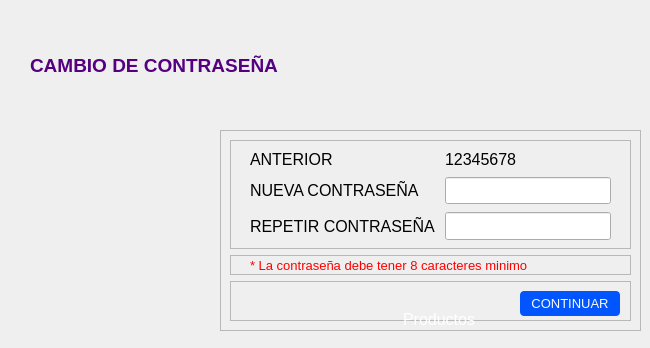
                 <widget class="QWidget" name="page_cuentaactualizarcredencial">
                  <widget class="QLabel" name="label_6">
                   <property name="geometry">
                    <rect>
                     <x>30</x>
                     <y>50</y>
                     <width>350</width>
                     <height>30</height>
                    </rect>
                   </property>
                   <property name="font">
                    <font>
                     <pointsize>14</pointsize>
                     <weight>75</weight>
                     <bold>true</bold>
                    </font>
                   </property>
                   <property name="styleSheet">
                    <string notr="true">color: rgb(85, 0, 127);</string>
                   </property>
                   <property name="text">
                    <string>CAMBIO DE CONTRASEÑA</string>
                   </property>
                  </widget>
                  <widget class="QFrame" name="frame_7">
                   <property name="geometry">
                    <rect>
                     <x>220</x>
                     <y>130</y>
                     <width>421</width>
                     <height>201</height>
                    </rect>
                   </property>
                   <property name="frameShape">
                    <enum>QFrame::StyledPanel</enum>
                   </property>
                   <property name="frameShadow">
                    <enum>QFrame::Raised</enum>
                   </property>
                   <layout class="QVBoxLayout" name="verticalLayout_3">
                    <item>
                     <widget class="QFrame" name="frame_8">
                      <property name="frameShape">
                       <enum>QFrame::StyledPanel</enum>
                      </property>
                      <property name="frameShadow">
                       <enum>QFrame::Raised</enum>
                      </property>
                      <widget class="QWidget" name="formLayoutWidget_3">
                       <property name="geometry">
                        <rect>
                         <x>20</x>
                         <y>10</y>
                         <width>361</width>
                         <height>91</height>
                        </rect>
                       </property>
                       <layout class="QFormLayout" name="formLayout_3">
                        <property name="horizontalSpacing">
                         <number>10</number>
                        </property>
                        <property name="verticalSpacing">
                         <number>8</number>
                        </property>
                        <item row="0" column="0">
                         <widget class="QLabel" name="label_15">
                          <property name="font">
                           <font>
                            <pointsize>12</pointsize>
                           </font>
                          </property>
                          <property name="text">
                           <string>ANTERIOR </string>
                          </property>
                         </widget>
                        </item>
                        <item row="0" column="1">
                         <widget class="QLabel" name="label_anteriorpassw">
                          <property name="font">
                           <font>
                            <pointsize>12</pointsize>
                           </font>
                          </property>
                          <property name="text">
                           <string>12345678</string>
                          </property>
                         </widget>
                        </item>
                        <item row="1" column="0">
                         <widget class="QLabel" name="label_17">
                          <property name="font">
                           <font>
                            <pointsize>12</pointsize>
                           </font>
                          </property>
                          <property name="text">
                           <string>NUEVA CONTRASEÑA</string>
                          </property>
                         </widget>
                        </item>
                        <item row="1" column="1">
                         <widget class="QLineEdit" name="lineEdit_nuevopassw">
                          <property name="font">
                           <font>
                            <pointsize>12</pointsize>
                           </font>
                          </property>
                          <property name="styleSheet">
                           <string notr="true"/>
                          </property>
                         </widget>
                        </item>
                        <item row="2" column="0">
                         <widget class="QLabel" name="label_18">
                          <property name="font">
                           <font>
                            <pointsize>12</pointsize>
                           </font>
                          </property>
                          <property name="text">
                           <string>REPETIR CONTRASEÑA</string>
                          </property>
                         </widget>
                        </item>
                        <item row="2" column="1">
                         <widget class="QLineEdit" name="lineEdit_repetirpassw">
                          <property name="font">
                           <font>
                            <pointsize>13</pointsize>
                           </font>
                          </property>
                         </widget>
                        </item>
                       </layout>
                      </widget>
                     </widget>
                    </item>
                    <item>
                     <widget class="QFrame" name="frame_10">
                      <property name="minimumSize">
                       <size>
                        <width>0</width>
                        <height>20</height>
                       </size>
                      </property>
                      <property name="maximumSize">
                       <size>
                        <width>16777215</width>
                        <height>20</height>
                       </size>
                      </property>
                      <property name="frameShape">
                       <enum>QFrame::StyledPanel</enum>
                      </property>
                      <property name="frameShadow">
                       <enum>QFrame::Raised</enum>
                      </property>
                      <widget class="QLabel" name="label_errorcambiopwd">
                       <property name="geometry">
                        <rect>
                         <x>20</x>
                         <y>0</y>
                         <width>351</width>
                         <height>21</height>
                        </rect>
                       </property>
                       <property name="font">
                        <font>
                         <pointsize>10</pointsize>
                        </font>
                       </property>
                       <property name="styleSheet">
                        <string notr="true">color: rgb(255, 0, 0);</string>
                       </property>
                       <property name="text">
                        <string>* La contraseña debe tener 8 caracteres minimo</string>
                       </property>
                      </widget>
                     </widget>
                    </item>
                    <item>
                     <widget class="QFrame" name="frame_9">
                      <property name="minimumSize">
                       <size>
                        <width>0</width>
                        <height>40</height>
                       </size>
                      </property>
                      <property name="maximumSize">
                       <size>
                        <width>16777215</width>
                        <height>40</height>
                       </size>
                      </property>
                      <property name="frameShape">
                       <enum>QFrame::StyledPanel</enum>
                      </property>
                      <property name="frameShadow">
                       <enum>QFrame::Raised</enum>
                      </property>
                      <widget class="QPushButton" name="pushButton_9">
                       <property name="geometry">
                        <rect>
                         <x>290</x>
                         <y>10</y>
                         <width>100</width>
                         <height>25</height>
                        </rect>
                       </property>
                       <property name="font">
                        <font>
                         <pointsize>10</pointsize>
                        </font>
                       </property>
                       <property name="styleSheet">
                        <string notr="true">QPushButton{
background-color: rgb(0, 85, 255);
color: rgb(249, 249, 249);
border-radius:4px;
} 
QPushButton:hover{
background-color: rgb(0, 28, 85);
}</string>
                       </property>
                       <property name="text">
                        <string>CONTINUAR</string>
                       </property>
                      </widget>
                     </widget>
                    </item>
                   </layout>
                  </widget>
                  <widget class="QPushButton" name="pushButton_productos_2">
                   <property name="geometry">
                    <rect>
                     <x>340</x>
                     <y>300</y>
                     <width>198</width>
                     <height>39</height>
                    </rect>
                   </property>
                   <property name="sizePolicy">
                    <sizepolicy hsizetype="Expanding" vsizetype="Fixed">
                     <horstretch>0</horstretch>
                     <verstretch>0</verstretch>
                    </sizepolicy>
                   </property>
                   <property name="font">
                    <font>
                     <pointsize>12</pointsize>
                     <weight>50</weight>
                     <bold>false</bold>
                    </font>
                   </property>
                   <property name="styleSheet">
                    <string notr="true">QPushButton{
border:none;
padding-top:10px;
padding-bottom:10px;
color:rgb(255, 255, 255);
}
QPushButton:hover{
background-color:rgb(15, 25, 40);
}</string>
                   </property>
                   <property name="text">
                    <string>      Productos      </string>
                   </property>
                   <property name="icon">
                    <iconset>
                     <normaloff>src/iconos/flecha_izquierda.ico</normaloff>
                     <activeoff>src/iconos/flecha_abajo.ico</activeoff>src/iconos/flecha_izquierda.ico</iconset>
                   </property>
                   <property name="iconSize">
                    <size>
                     <width>16</width>
                     <height>16</height>
                    </size>
                   </property>
                   <property name="checkable">
                    <bool>false</bool>
                   </property>
                  </widget>
                 </widget>
